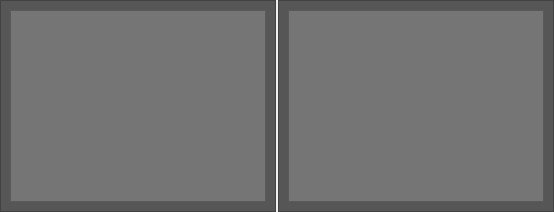
           <widget class="QWidget" name="HelpPage">
            <layout class="QHBoxLayout" name="horizontalLayout_10">
             <property name="spacing">
              <number>2</number>
             </property>
             <property name="margin">
              <number>0</number>
             </property>
             <item>
              <widget class="QFrame" name="frame_13">
               <property name="styleSheet">
                <string notr="true">background-color: rgb(86, 86, 86)</string>
               </property>
               <property name="frameShape">
                <enum>QFrame::StyledPanel</enum>
               </property>
               <property name="frameShadow">
                <enum>QFrame::Raised</enum>
               </property>
               <layout class="QVBoxLayout" name="verticalLayout_17">
                <item>
                 <widget class="QTextBrowser" name="textBrowser">
                  <property name="styleSheet">
                   <string notr="true">background-color: rgb(117, 117, 117);</string>
                  </property>
                  <property name="openExternalLinks">
                   <bool>true</bool>
                  </property>
                 </widget>
                </item>
               </layout>
              </widget>
             </item>
             <item>
              <widget class="QFrame" name="frame_14">
               <property name="styleSheet">
                <string notr="true">background-color: rgb(86, 86, 86)</string>
               </property>
               <property name="frameShape">
                <enum>QFrame::StyledPanel</enum>
               </property>
               <property name="frameShadow">
                <enum>QFrame::Raised</enum>
               </property>
               <layout class="QVBoxLayout" name="verticalLayout_16">
                <item>
                 <widget class="QTextBrowser" name="textBrowser_2">
                  <property name="styleSheet">
                   <string notr="true">background-color: rgb(117, 117, 117);</string>
                  </property>
                 </widget>
                </item>
               </layout>
              </widget>
             </item>
            </layout>
           </widget>
